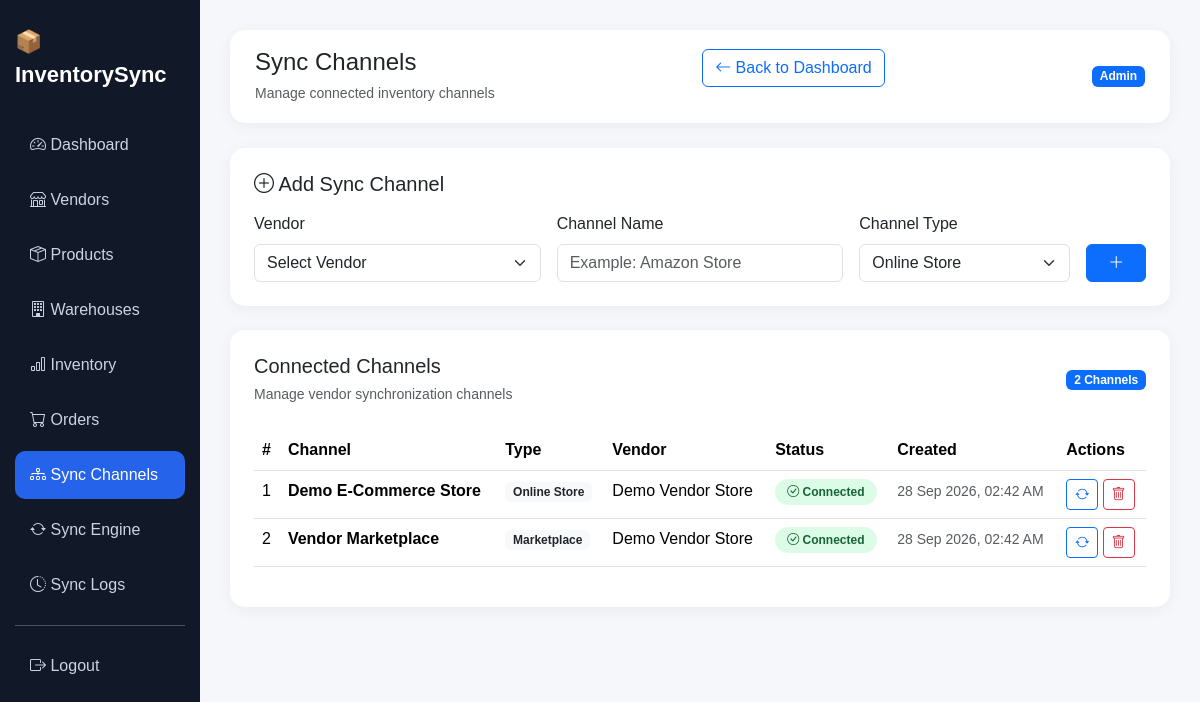
Screenshot of /admin/channels.php (signed in) with the database file from the repository.
### tables this page shows
CREATE TABLE `sync_channels` (
  `id` int(11) NOT NULL,
  `vendor_id` int(11) DEFAULT NULL,
  `channel_name` varchar(150) NOT NULL,
  `channel_type` varchar(100) DEFAULT 'E-Commerce',
  `status` enum('connected','disconnected') DEFAULT 'connected',
  `created_at` timestamp NOT NULL DEFAULT current_timestamp()
);

CREATE TABLE `vendors` (
  `id` int(11) NOT NULL,
  `user_id` int(11) DEFAULT NULL,
  `vendor_name` varchar(150) NOT NULL,
  `email` varchar(150) DEFAULT NULL,
  `phone` varchar(20) DEFAULT NULL,
  `status` enum('active','inactive') DEFAULT 'active',
  `created_at` timestamp NOT NULL DEFAULT current_timestamp()
);

### admin/channels.php (the view, shortened to what this page needs)
<?php
include "../config/db.php";
$channels = $conn->query(
    "SELECT
        c.id,
        c.channel_name,
        c.channel_type,
        c.status,
        c.created_at,
        v.vendor_name
     FROM sync_channels c
     LEFT JOIN vendors v
        ON c.vendor_id = v.id
     ORDER BY c.created_at DESC"
);
?>
<!DOCTYPE html>
<html lang="en">
<head>
<link
href="https://cdn.jsdelivr.net/npm/bootstrap@5.3.3/dist/css/bootstrap.min.css"
rel="stylesheet">
<link
href="https://cdn.jsdelivr.net/npm/bootstrap-icons@1.11.3/font/bootstrap-icons.css"
rel="stylesheet">
</head>
<body>
<div class="container-fluid">
<div class="row">
<div class="col-md-2 sidebar">
<div class="brand">
📦 InventorySync
</div>
<a href="dashboard.php">
<i class="bi bi-speedometer2"></i>
Dashboard
</a>
<a href="vendors.php">
<i class="bi bi-shop"></i>
Vendors
</a>
<a href="products.php">
<i class="bi bi-box-seam"></i>
Products
</a>
<a href="warehouses.php">
<i class="bi bi-building"></i>
Warehouses
</a>
<a href="inventory.php">
<i class="bi bi-bar-chart"></i>
Inventory
</a>
<a href="orders.php">
<i class="bi bi-cart"></i>
Orders
</a>
<a href="channels.php" class="active">
<i class="bi bi-diagram-3"></i>
Sync Channels
</a>
<a href="sync_engine.php">
<i class="bi bi-arrow-repeat"></i>
Sync Engine
</a>
<a href="sync_logs.php">
<i class="bi bi-clock-history"></i>
Sync Logs
</a>
<hr>
<a href="../logout.php">
<i class="bi bi-box-arrow-right"></i>
Logout
</a>
</div>
<div class="col-md-10 main">
<div class="topbar d-flex justify-content-between align-items-center">
<div>
<h4 class="mb-1">
Sync Channels
</h4>
<small class="text-muted">
Manage connected inventory channels
</small>
</div>
<a href="dashboard.php" class="btn btn-outline-primary mb-3">
    <i class="bi bi-arrow-left"></i> Back to Dashboard
</a>
<span class="badge bg-primary">
Admin
</span>
</div>
<div class="card p-4 mb-4">
<h5 class="mb-3">
<i class="bi bi-plus-circle"></i>
Add Sync Channel
</h5>
<form method="POST">
<div class="row g-3">
<div class="col-md-4">
<label class="form-label">
Vendor
</label>
<select
name="vendor_id"
class="form-select"
required>
<option value="">
Select Vendor
</option>
</select>
</div>
<div class="col-md-4">
<label class="form-label">
Channel Name
</label>
<input
type="text"
name="channel_name"
class="form-control"
placeholder="Example: Amazon Store"
required>
</div>
<div class="col-md-3">
<label class="form-label">
Channel Type
</label>
<select
name="channel_type"
class="form-select">
<option value="Online Store">
Online Store
</option>
</select>
</div>
<div class="col-md-1 d-flex align-items-end">
<button
type="submit"
name="add_channel"
class="btn btn-primary w-100">
<i class="bi bi-plus-lg"></i>
</button>
</div>
</div>
</form>
</div>
<div class="card p-4">
<div class="d-flex justify-content-between align-items-center mb-4">
<div>
<h5 class="mb-1">
Connected Channels
</h5>
<small class="text-muted">
Manage vendor synchronization channels
</small>
</div>
<span class="badge bg-primary">
<?php echo $channels->num_rows; ?>
Channels
</span>
</div>
<div class="table-responsive">
<table class="table table-hover">
<thead>
<tr>
<th>#</th>
<th>Channel</th>
<th>Type</th>
<th>Vendor</th>
<th>Status</th>
<th>Created</th>
<th>Actions</th>
</tr>
</thead>
<tbody>
<?php if ($channels->num_rows > 0): ?>
<?php $number = 1; ?>
<?php while ($channel = $channels->fetch_assoc()): ?>
<tr>
<td>
<?php echo $number++; ?>
</td>
<td>
<strong>
<?php echo htmlspecialchars(
    $channel['channel_name']
); ?>
</strong>
</td>
<td>
<span class="badge bg-light text-dark">
<?php echo htmlspecialchars(
    $channel['channel_type']
); ?>
</span>
</td>
<td>
<?php echo htmlspecialchars(
    $channel['vendor_name'] ?? '-'
); ?>
</td>
<td>
<?php if ($channel['status'] == 'connected'): ?>
<span class="connected">
<i class="bi bi-check-circle"></i>
Connected
</span>
<?php endif; ?>
</td>
<td>
<small class="text-muted">
<?php echo date(
    "d M Y, h:i A",
    strtotime($channel['created_at'])
); ?>
</small>
</td>
<td>
<a
href="channels.php?toggle=<?php echo $channel['id']; ?>"
class="btn btn-sm btn-outline-primary">
<i class="bi bi-arrow-repeat"></i>
</a>
<a
href="channels.php?delete=<?php echo $channel['id']; ?>"
class="btn btn-sm btn-outline-danger"
onclick="return confirm('Delete this channel?');">
<i class="bi bi-trash"></i>
</a>
</td>
</tr>
<?php endwhile; ?>
<?php endif; ?>
</tbody>
</table>
</div>
</div>
</div>
</div>
</div>
</body>
</html>

### admin/channels.php (style rules this page uses)
body { background: #f5f7fb; font-family: Arial, sans-serif; }
.sidebar { min-height: 100vh; background: #111827; color: white; padding: 25px 15px; }
.brand { font-size: 22px; font-weight: bold; margin-bottom: 30px; }
.sidebar a { display: block; color: #cbd5e1; text-decoration: none; padding: 12px 15px; border-radius: 10px; margin-bottom: 7px; }
.sidebar a:hover, .sidebar a.active { background: #2563eb; color: white; }
.main { padding: 30px; }
.topbar { background: white; padding: 18px 25px; border-radius: 15px; margin-bottom: 25px; box-shadow: 0 3px 15px rgba(0,0,0,0.05); }
.card { border: none; border-radius: 15px; box-shadow: 0 3px 15px rgba(0,0,0,0.05); }
.connected { background: #dcfce7; color: #166534; padding: 6px 12px; border-radius: 20px; font-size: 12px; font-weight: bold; }

### rows the page displays
sync_channels: channel_name "Demo E-Commerce Store", channel_type "Online Store", vendor.vendor_name "Demo Vendor Store", status "connected" (drawn), created_at "28 Sep 2026, 02:42 AM"
sync_channels: channel_name "Vendor Marketplace", channel_type "Marketplace", vendor.vendor_name "Demo Vendor Store", status "connected" (drawn), created_at "28 Sep 2026, 02:42 AM"

### other values shown
$channels->num_rows "2"
